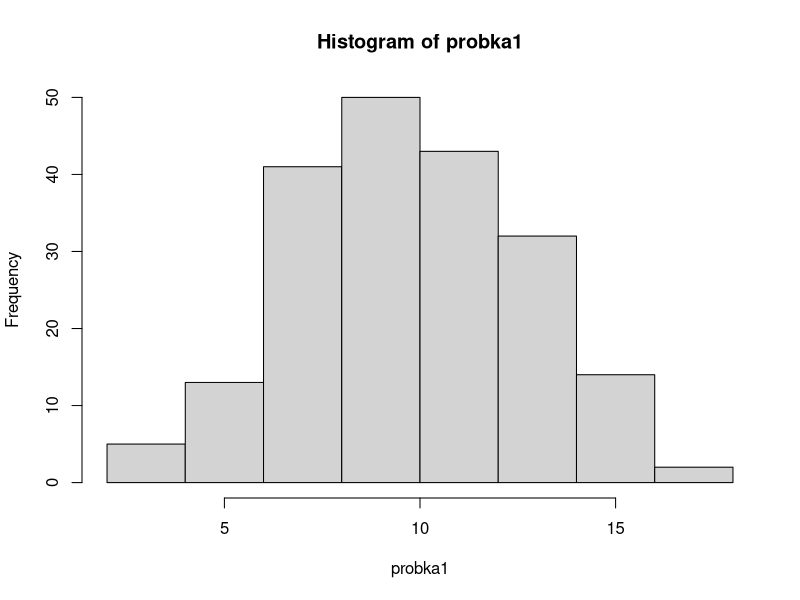
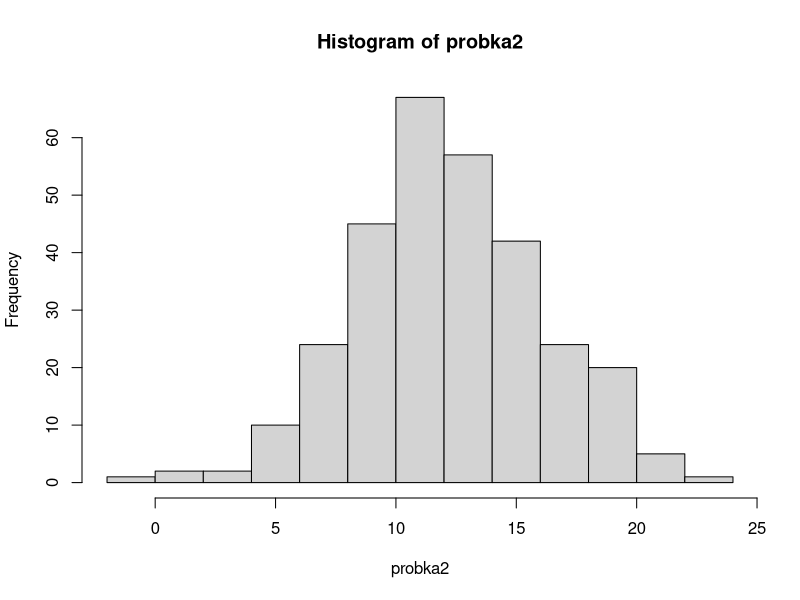
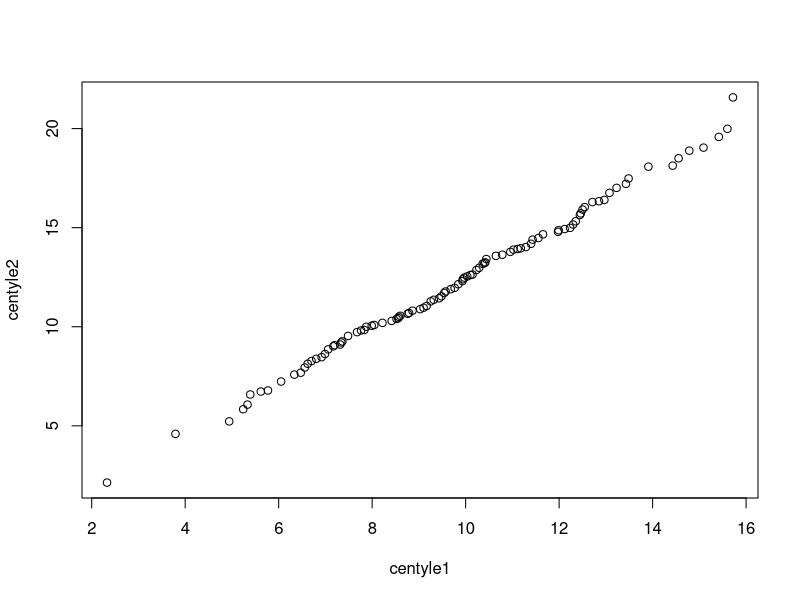
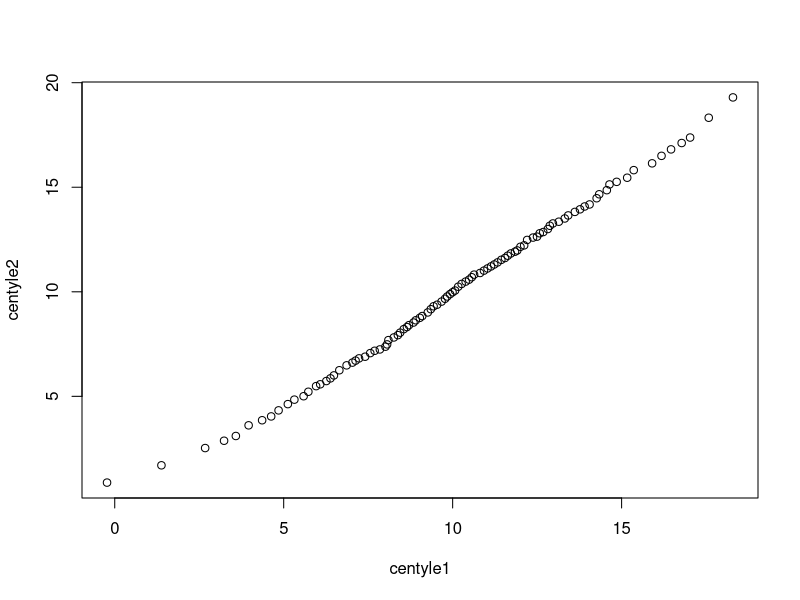
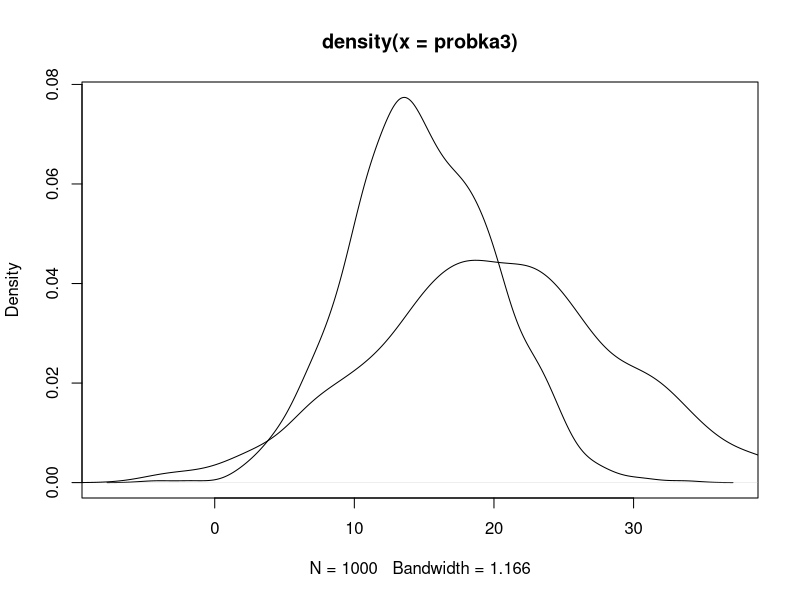
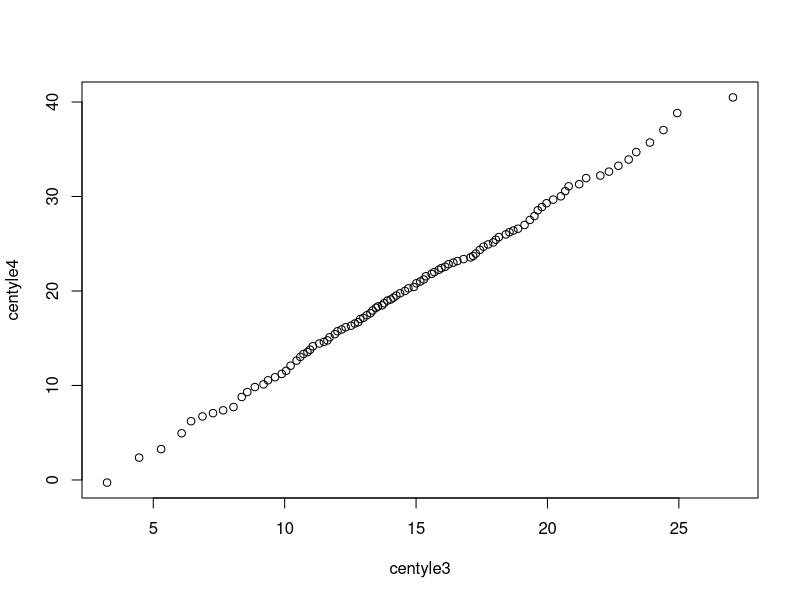
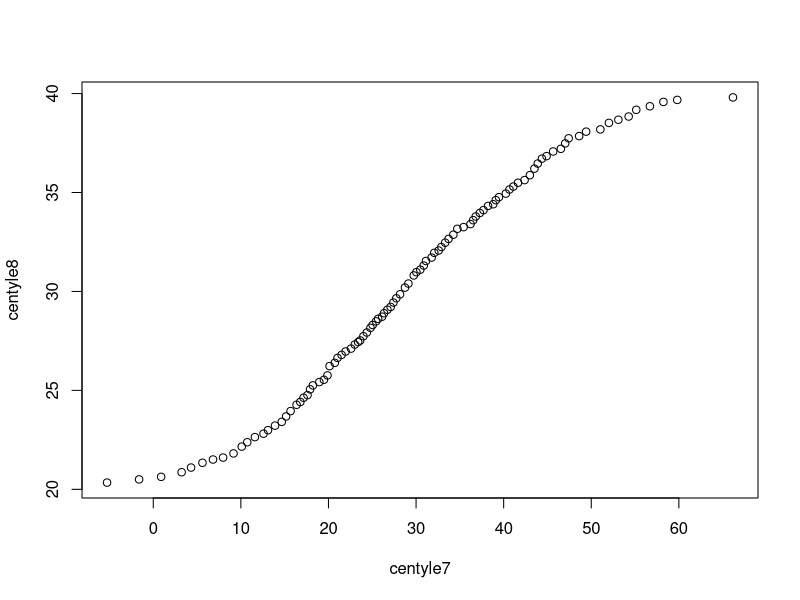
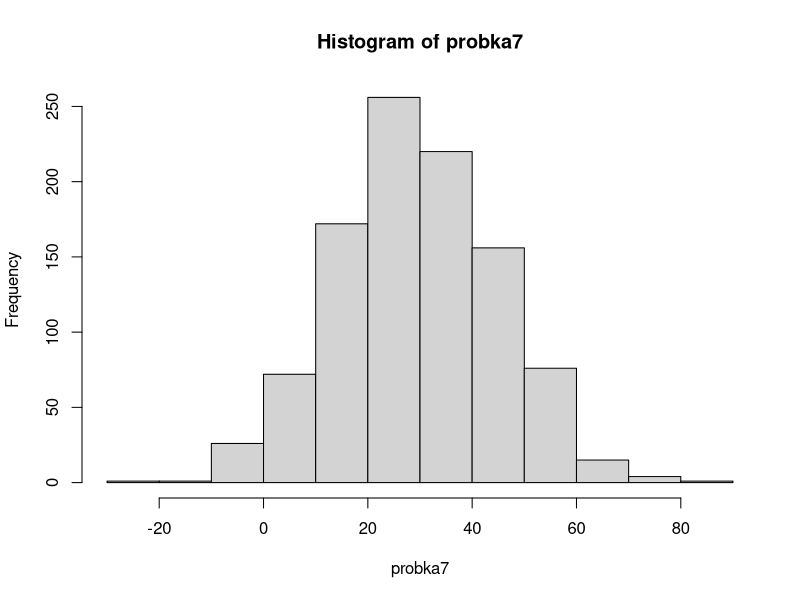

R code for these plots, in order: (Note: this script raises an error after producing the figures.)
#==================
# przypomnijmy: rozkłady możemy również porównywać dzięki odwrotnej dystrybuancie

# wylosujmy dwie próbki z rozkładu normalnego (różniące się średnią i odchyleniem); policzmy kwartyle dla obu rozkładów i narysujmy wykres rozrzutu

set.seed(677)
probka1 <- rnorm(n = 200, mean = 10, sd = 3)
probka2 <- rnorm(n = 300, mean = 12, sd = 4)

hist(probka1)
hist(probka2)

centyle1 <- quantile(x = probka1, probs = (1:99)/100)
centyle2 <- quantile(x = probka2, probs = (1:99)/100)

plot(x = centyle1, y = centyle2)

# co kiedy podobny wykres stworzymy dla centyli?

# ZADANIE 1.1
#   wylosujcie dwie próbki z tego samego rozkładu normalnego (ta sama średnia, to samo odchylenie i ta sama liczba losowanych liczb = 1000)
#   wyznaczcie centyle dla obu próbek
#   narysujcie wykres rozrzutu dla obu wektorów centyli

set.seed(677)
probka1 <- rnorm(n = 1000, mean = 10, sd = 4)
probka2 <- rnorm(n = 1000, mean = 10, sd = 4)

centyle1 <- quantile(x = probka1, probs = (1:99)/100)
centyle2 <- quantile(x = probka2, probs = (1:99)/100)

plot(x = centyle1, y = centyle2)

# ZADANIE 1.2
#   wylosujcie dwie próbki z rozkładu normalnego (różne średnie, różne odchylenia, ale ta sama liczba losowanych liczb = 1000)
#   wyznaczcie centyle dla obu próbek
#   narysujcie wykres rozrzutu dla obu wektorów centyli

set.seed(350)
probka3 <- rnorm(n = 1000, mean = 15, sd = 5)
probka4 <- rnorm(n = 1000, mean = 20, sd = 9)

plot(density(probka3))
lines(density(probka4))

centyle3 <- quantile(x = probka3, probs = (1:99)/100)
centyle4 <- quantile(x = probka4, probs = (1:99)/100)

plot(x = centyle3, y = centyle4)

# ZADANIE 1.3
#   wylosujcie dwie próbki: jedna z rozkładu normalnego a druga z rozkładu jednostajnego (parametry rozkładów dowolne wybrane; dla obu próbek ta sama liczba losowanych liczb = 1000)
#   wyznaczcie centyle dla obu próbek
#   narysujcie wykres rozrzutu dla obu wektorów centyli

set.seed(350)
probka7 <- rnorm(n = 1000, mean = 30, sd = 15)
probka8 <- runif(n = 1000, min = 20, max = 40)

centyle7 <- quantile(x = probka7, probs = (1:99)/100)
centyle8 <- quantile(x = probka8, probs = (1:99)/100)

plot(x = centyle7, y = centyle8)

hist(probka7)
hist(probka8)

#=================================================
# a teraz zajmijmy się testowaniem hipotez
# przypomnijmy:



#                               | H0 przyjęta w teście | H1 przyjęta w teście |
#------------------------------------------------------------------------------
# H0 w rzeczywistości prawdziwa |          OK          |    błąd I rodzaju    |
#------------------------------------------------------------------------------
# H1 w rzeczywistości prawdziwa |    błąd II rodzaju   |         OK           |
#------------------------------------------------------------------------------


# spróbujemy w oparciu o duże replikacje eksperymentu zdecydować, czy losowana próba 30 osób jest z rozkładu normalnego o średniej 100, czy nie jest (zakładamy, że odchylenie standardowe jest równe 15)

# HIPOTEZA ZEROWA: średnia w grupie jest równa 100
# HIPOTEZA ALTERNATYWNA: średnia w grupie nie jest równa 100

# Zakładając, że hipoteza zerowa jest prawdziwa sprawdźmy, jakie wartości przyjmuje nasza statystyka testowa (średnia arytmetyczna próbki)

set.seed(4044)

# Krok 1: losujemy jedną próbkę 30 osób i liczymy średnią (w jednej linijce)

probka_badania <- rnorm(n = 30, mean = 102, sd = 15)
mean(probka_badania)

# Krok 2: wykonujemy replikację 5.000 razy powyższego kodu

x <- replicate(n = 5000, expr = rnorm(n = 30, mean = 100, sd = 15))
srednie <- colMeans(x)

hist(srednie)

# Krok 3: sprawdzamy jakie są skrajne wartości rozkłądu średnich (2.5% z lewej i 2.5% z prawej strony)

quantile(x = srednie, probs = c(0.025, 0.975))

# Krok 4: korzystamy z funkcji ifelse() by dodać kolumnę z decyzją jaką podejmujemy

decyzja <- ifelse(srednie > quantile(x = srednie, probs = c(0.975)) | srednie < quantile(x = srednie, probs = c(0.025)), "H1", "H0")

table(decyzja)/5000

# ZADANIE 2.1
#   poprawcie przykładowy kod, aby otrzymać wektor decyzji dla próbek 10 osób oraz 15.000 replikacji

x <- replicate(n = 15000, expr = rnorm(n = 10, mean = 100, sd = 15))
rnorm(n = 10, mean = 110, sd = 15)

srenie<- colMeans(x)
hist(srenie)

quantile(x = srenie, probs = c(0.025, 0.975))

# ZADANIE 2.2
#   poprawcie przykładowy kod, aby otrzymać wektor decyzji dla próbek 50 osób oraz 12.500 replikacji

x <- replicate(n = 12500, expr = rnorm(n = 50, mean = 100, sd = 15))
rnorm(n = 10, mean = 110, sd = 15)

srenie<- colMeans(x)
hist(srenie)

quantile(x = srenie, probs = c(0.025, 0.975))

# ZADANIE 2.3
#   poprawcie przykładowy kod, aby otrzymać wektor decyzji dla próbek 100 osób oraz 10.000 replikacji

x <- replicate(n = 100000, expr = rnorm(n = 1000, mean = 100, sd = 15))

srenie<- colMeans(x)
hist(srenie)

quantile(x = srenie, probs = c(0.025, 0.975))

#=================================================

# testując hipotezę H0: średnia w próbie 30 osób dla pewnej cechy jest równa 100 (przy czym wiemy, że rozkład cechy jest normalny i ma odchylenie standardowe równe 15), mogliśmy wybrać statystykę testową (średni poziom cechy w probie) oraz wyznaczyć dzięki generatorowi liczb losowych punkty odcięcia dla statystyki testowej, przy poziomie istotności 5%:

set.seed(10)
rnorm(n = 30, mean = 100, sd = 15)

set.seed(10)
mean(rnorm(n = 30, mean = 100, sd = 15))

set.seed(10)
srednie <- replicate(n = 5000, expr = mean(rnorm(n = 30, mean = 100, sd = 15)))
hist(srednie)

set.seed(10)
quantile(x = srednie, probs = c(0.025, 0.975))

# umieśćmy nasze wyniki srednie dla repliacji w ramce danych:

testowanie <- data.frame("replikacja" = 1:5000, "srednie" = srednie, 
                         "decyzja1" = ifelse(srednie > quantile(x = srednie, probs = c(0.975)) | srednie < quantile(x = srednie, probs = c(0.025)), "przyjmujemy H1", "przyjmujemy H0"))

# co gdybyśmy mieli poważne przesłanki by sądzić, że w testowanej populacji średnia jest równa np. 105? Moglibyśmy wtedy zobaczyć, na podstawie eksperymentu, jakie statystyki testu wychodzą gdy w populacji mamy średnią 105
# zreplikujmy zatem 5.000 razy eksperyment polegający na wylosowaniu 30 osób z rozkładu normalnego o średniej 105 i odchyleniu 15. Wyznaczmy średnie próbek

set.seed(10)
srednie2 <- replicate(n = 5000, expr = mean(rnorm(n = 30, mean = 105, sd = 15)))
hist(srednie2)

# możemy teraz prześledzić co się stanie, jeżeli będziemy podejmowali decyzje w oparciu o H0 o średniej 100, gdy dane faktycznie pochodzą z populacji ze średnią 105:

testowanie$decyzja2 = ifelse(srednie2 > quantile(x = srednie, probs = c(0.975)) | srednie2 < quantile(x = srednie, probs = c(0.025)), "przyjmujemy H1", "przyjmujemy H0")

table(testowanie$decyzja2)

